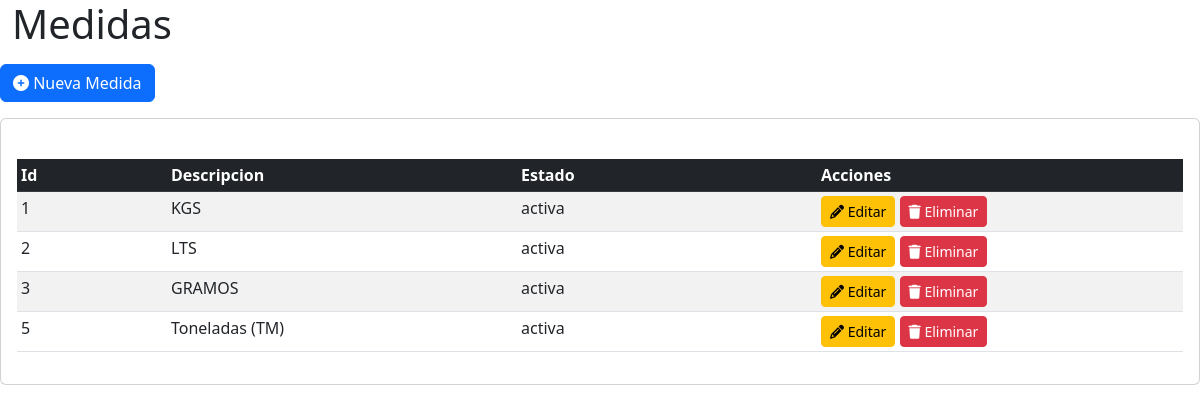
Screenshot of /modulomedidas/medidas.php with the database file from the repository.
### tables this page shows
CREATE TABLE `tmpro_tme` (
  `tmpro_idmedi` varchar(10) NOT NULL,
  `tmpro_descmd` varchar(30) NOT NULL,
  `tmpro_status` varchar(20) NOT NULL
);

### modulomedidas/medidas.php (the view, shortened to what this page needs)
<?php
require_once('conexion.php');
$sql = "SELECT tmpro_idmedi, tmpro_descmd, tmpro_status FROM tmpro_tme;";
$medidas = $conexion->query($sql);
?>
<!DOCTYPE html>
<html lang="en">
<head>
    <link href="assets/css/bootstrap.min.css" rel="stylesheet">
    <link href="assets/css/all.min.css" rel="stylesheet">
    <link rel="stylesheet" href="assets/css/bootstrap.min.css">
</head>
<body>
<div class="content-wrapper">
    <section class="content-header">
      <div class="container-fluid">
        <div class="row mb-2">
          <div class="col-sm-6">
            <h1>Medidas</h1>
          </div>
        </div>
      </div>
    </section>
    <section class="content">
      <div class="row">
        <div class="col-12">
    <div class="col-auto mb-3">
        <a href="#" class="btn btn-primary" data-bs-toggle="modal" data-bs-target="#nuevoModal"><i class="fa-solid fa-circle-plus"></i> Nueva Medida</a>
    </div>
          <div class="card">
            <div class="data_table card-body table-responsive">
            <table id="example" class="table table-sm table-striped table-hover mt-4">
        <thead class="table-dark">
            <tr>
                <th style="width: 150px;">Id</th>
                <th style="width: 350px;">Descripcion</th>
                <th style="width: 300px;">Estado</th>
                <th>Acciones</th>
            </tr>
        </thead>
        <tbody>
        <?php while($row = $medidas->fetch_assoc()){ ?>
               <tr>
                 <td><?= $row['tmpro_idmedi'] ?></td>
                 <td><?= $row['tmpro_descmd'] ?></td>
                 <td><?= $row['tmpro_status'] ?></td>
                 <td>
                  <a href="#" class="btn btn-sm btn-warning" data-bs-toggle="modal" data-bs-target="#editaModal" data-bs-id="<?= $row['tmpro_idmedi']; ?>"><i class="fa-solid fa-pencil"></i> Editar</a>
                  <a href="#" class="btn btn-sm btn-danger" data-bs-toggle="modal" data-bs-target="#eliminaModal" data-bs-id="<?= $row['tmpro_idmedi']; ?>"><i class="fa-solid fa-trash"></i> Eliminar</a>
                 </td>
               </tr>
           <?php } ?>
</tbody>
    </table>
            </div>
          </div>
        </div>
      </div>
    </section>
  </div>
</body>
</html>

### rows the page displays
tmpro_tme: tmpro_idmedi "1", tmpro_descmd "KGS", tmpro_status "activa"
tmpro_tme: tmpro_idmedi "2", tmpro_descmd "LTS", tmpro_status "activa"
tmpro_tme: tmpro_idmedi "3", tmpro_descmd "GRAMOS", tmpro_status "activa"
tmpro_tme: tmpro_idmedi "5", tmpro_descmd "Toneladas (TM)", tmpro_status "activa"
